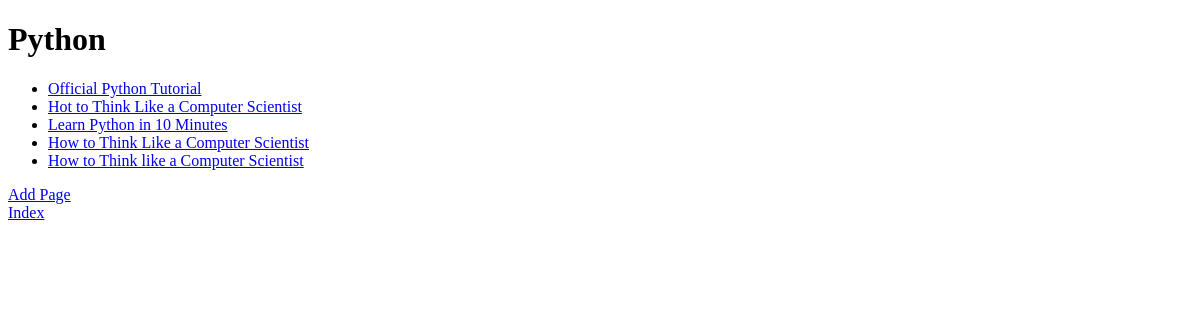
The app's page /rango/category/python/, older data.
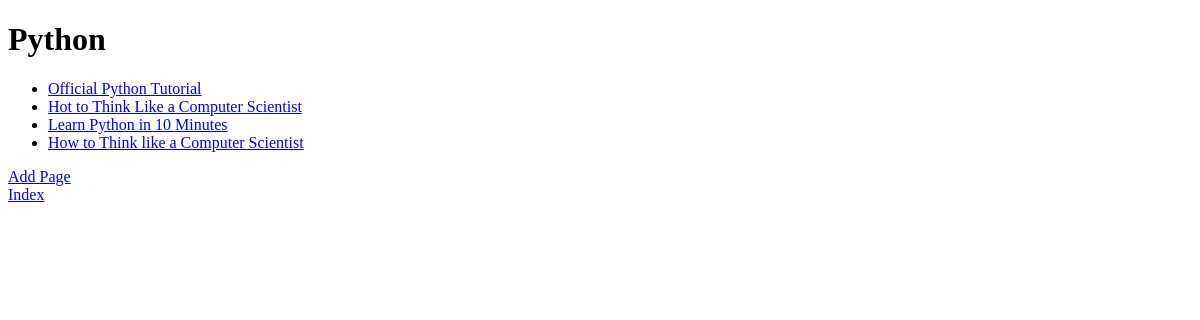
The same page, newer data.
### rango/models.py (models this page shows, shortened)
class Page(models.Model):
    TITLE_MAX_LENGTH = 128
    URL_MAX_LENGTH = 200
    category = models.ForeignKey(Category, on_delete=models.CASCADE)
    title = models.CharField(max_length=TITLE_MAX_LENGTH)
    url = models.URLField(max_length=URL_MAX_LENGTH)
    views = models.IntegerField(default=0)

### rango/views.py (the view)
def show_category(request, category_name_slug):
    context_dict = {}
    try:
        category = Category.objects.get(slug=category_name_slug)
        pages = Page.objects.filter(category=category)
        context_dict['pages'] = pages
        context_dict['category'] = category
    except Category.DoesNotExist:
        context_dict['category'] = None
        context_dict['pages'] = None
    return render(request, 'rango/category.html', context=context_dict)

### templates/rango/category.html (shortened to what this page needs)
<!DOCTYPE html>
<html lang="en">
<head>
</head>
<body>
    <div>
        {% if category %}
            <h1>{{ category.name }}</h1>
            {% if pages %}
            <ul>
                {% for page in pages %}
                <li><a href="{{ page.url }}">{{ page.title }}</a></li>
                {% endfor %}
            </ul>
            {% else %}
            <strong>No pages currently in category.</strong>
            {% endif %}
            <a href="/rango/category/{{ category.slug }}/add_page/">Add Page</a> <br />
        {% else %}
            The specified category does not exist.
        {% endif %}
    </div>
    <div>
        <a href="/rango/">Index</a><br />
    </div>
</body>
</html>

Row changes from the older to the newer data that the page shows:
removed Page: title "How to Think Like a Computer Scientist"
